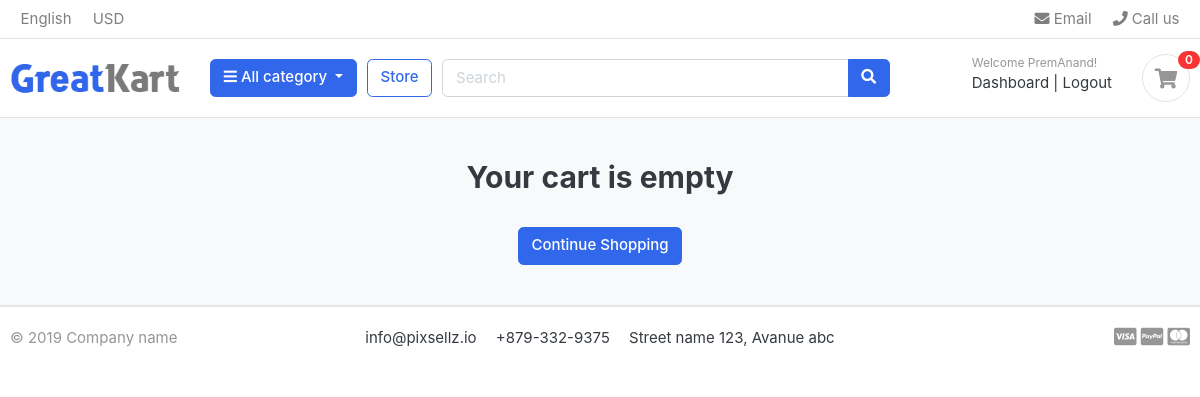
The app's page /cart/ (signed in), older data.
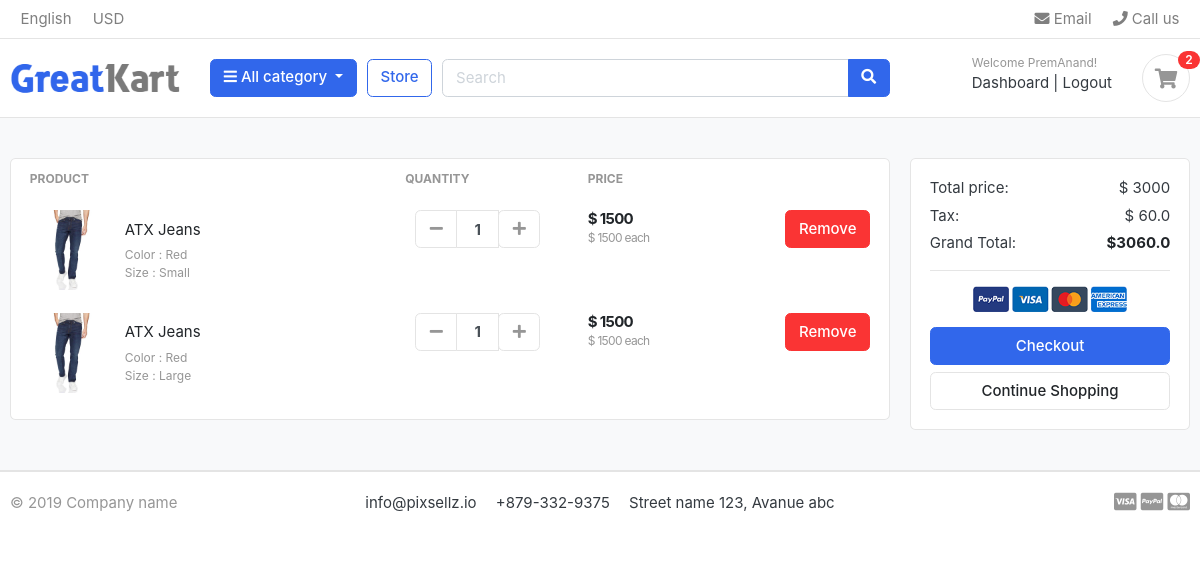
The same page, newer data.
### accounts/models.py (models this page shows, shortened)
class Account(AbstractBaseUser):
    first_name = models.CharField(max_length=50)
    last_name = models.CharField(max_length=50)
    username = models.CharField(max_length=50,unique=True)
    email = models.EmailField(max_length=100,unique=True)
    phone_number = models.CharField(max_length=50)
    date_joined = models.DateField(auto_now_add=True)
    last_login = models.DateField(auto_now_add=True)
    is_admin = models.BooleanField(default=False)
    is_staff = models.BooleanField(default=False)
    is_active = models.BooleanField(default=False)
    is_superadmin = models.BooleanField(default=False)
    USERNAME_FIELD = 'email'
    REQUIRED_FIELDS = ['username','first_name','last_name']
    objects = MyAccountManager() # this is SW class which we need to script in this file

### carts/models.py (models this page shows, shortened)
class CartItem(models.Model):
    user = models.ForeignKey(Account,on_delete=models.CASCADE,null=True)
    product = models.ForeignKey(Product,on_delete=models.CASCADE)
    variations = models.ManyToManyField(Variation,blank=True)
    cart = models.ForeignKey(Cart,on_delete=models.CASCADE,null=True)
    quantity = models.IntegerField()
    is_active = models.BooleanField(default=True)
    def sub_total(self):
        return self.product.price * self.quantity

### store/models.py (models this page shows, shortened)
class Product(models.Model):
    product_name = models.CharField(max_length=200,unique=True)
    slug = models.SlugField(max_length=200,unique=True)
    description = models.CharField(max_length=500,blank=True)
    price = models.IntegerField()
    images = models.ImageField(upload_to='photos/product')
    stock = models.IntegerField()
    is_available = models.BooleanField(default=True)
    category = models.ForeignKey(Category, on_delete=models.CASCADE)
    created_date = models.DateTimeField(auto_now_add=True)
    modified_date = models.DateTimeField(auto_now=True)
    def get_url(self):
        return reverse('product_detail', args=[self.category.slug, self.slug])

class Variation(models.Model):
    product = models.ForeignKey(Product, on_delete=models.CASCADE)
    variation_category = models.CharField(max_length=100,choices=variation_category_choice)
    variation_value = models.CharField(max_length=100)
    is_active = models.BooleanField(default=True)
    created_date = models.DateTimeField(auto_now=True)
    objects = VariationManager()

### carts/views.py (the view)
# urls.py: path('', views.cart, name='cart'),
def cart(request, total=0, quantity=0, cart_items=None):
    try:
        tax = 0
        grand_total = 0
        if request.user.is_authenticated:
            cart_items = CartItem.objects.filter(user=request.user,is_active=True)
        else:
            cart = Cart.objects.get(cart_id=_cart_id(request))
            cart_items = CartItem.objects.filter(cart=cart,is_active=True)
        for cart_item in cart_items:
            total += (cart_item.product.price * cart_item.quantity)
            quantity += cart_item.quantity
        tax = ((total/100)*2)
        grand_total = total + tax
    except ObjectDoesNotExist:
        pass
    context = {
    'total':total,
    'quantity':quantity,
    'cart_items':cart_items,
    'tax':tax,
    'grand_total':grand_total,
    }
    return render(request,'store/cart.html', context)

### carts/context_processors.py (called while the page is built)
def counter(request):
    print(request.path)
    cart_count = 0
    if 'admin' in request.path:
        return {}
    else:
        try:
            cart = Cart.objects.filter(cart_id = _cart_id(request))
            if request.user.is_authenticated:
                cart_items = CartItem.objects.all().filter(user=request.user)
            else:
                cart_items = CartItem.objects.all().filter(cart=cart[:1])
            for cart_item in cart_items:
                    cart_count += cart_item.quantity
        except Cart.DoesNotExist:
            cart_count = 0
    return dict(cart_count=cart_count)

### carts/views.py (called while the page is built)
def _cart_id(request):
    cart = request.session.session_key
    if not cart:
        cart = request.session.create()
    return cart

### category/context_processors.py (called while the page is built)
def menu_links(request):
    links = Category.objects.all()
    return dict(links=links)

### category/models.py (called while the page is built)
    def get_url(self):
        return reverse('products_by_category', args=[self.slug])

### templates/store/cart.html (shortened to what this page needs)
{% extends 'base.html' %}
{% load static %}
{% block content %}
<section class="section-content padding-y bg">
<div class="container">
{% if not cart_items %}
<h2 class="text-center"> Your cart is empty </h2>
<br/>
<div class="text-center">
	<a href="{% url 'store' %}" class="btn btn-primary">Continue Shopping</a>
 </div>
{% else %}
<div class="row">
	<aside class="col-lg-9">
<div class="card">
<table class="table table-borderless table-shopping-cart">
<thead class="text-muted">
<tr class="small text-uppercase">
  <th scope="col">Product</th>
  <th scope="col" width="120">Quantity</th>
  <th scope="col" width="120">Price</th>
  <th scope="col" class="text-right" width="200"> </th>
</tr>
</thead>
<tbody>
{% for cart_item in cart_items %}
<tr>
	<td>
		<figure class="itemside align-items-center">
			<div class="aside"><img src="{{ cart_item.product.images.url }}" class="img-sm"></div>
			<figcaption class="info">
				<a href="{{ cart_item.product.get_url  }}" class="title text-dark">{{ cart_item.product.product_name }}</a>
				<p class="text-muted small">
				{% if cart_item.variations.all %}
					{% for item in cart_item.variations.all %}
						{{ item.variation_category | capfirst }} : {{ item.variation_value | capfirst }} <br>
					{% endfor %}
				{% endif %}
				</p>
			</figcaption>
		</figure>
	</td>
	<td>
					<div class="col">
						<div class="input-group input-spinner">
							<div class="input-group-prepend">
							<a href="{% url 'remove_cart' cart_item.product.id cart_item.id  %}" class="btn btn-light" type="button" id="button-plus"> <i class="fa fa-minus"></i> </a>
							</div>
							<input type="text" class="form-control"  value="{{ cart_item.quantity }}">
							<div class="input-group-append">
							<form class="" action="{% url 'add_cart' cart_item.product.id  %}" method="POST">
									<button href="" class="btn btn-light" type="submit" id="button-minus"> <i class="fa fa-plus"></i> </button>
							</form>
							</div>
						</div>
					</div>
	</td>
	<td>
		<div class="price-wrap">
			<var class="price">$ {{ cart_item.sub_total }}</var>
			<small class="text-muted"> $ {{ cart_item.product.price }} each </small>
		</div>
	</td>
	<td class="text-right">
	<a href="{% url 'remove_cart_item' cart_item.product.id cart_item.id  %}" onclick="return confirm('Are you sure you want to delete this item?')" class="btn btn-danger"> Remove</a>
	</td>
</tr>
{% endfor %}
</tbody>
</table>
</div>
	</aside>
	<aside class="col-lg-3">
		<div class="card">
		<div class="card-body">
			<dl class="dlist-align">
			  <dt>Total price:</dt>
			  <dd class="text-right">$ {{total}}</dd>
			</dl>
			<dl class="dlist-align">
			  <dt>Tax:</dt>
			  <dd class="text-right"> $ {{tax}}</dd>
			</dl>
			<dl class="dlist-align">
			  <dt>Grand Total:</dt>
			  <dd class="text-right text-dark b"><strong>${{grand_total}}</strong></dd>
			</dl>
			<hr>
			<p class="text-center mb-3">
				<img src="{% static './images/misc/payments.png' %}" height="26">
			</p>
			<a href="{% url 'checkout' %}" class="btn btn-primary btn-block"> Checkout </a>
			<a href="{% url 'store' %}" class="btn btn-light btn-block">Continue Shopping</a>
		</div>
		</div>
</aside>
</div>
{% endif %}
</div>
</section>
{% endblock %}

### templates/base.html (shortened to what this page needs)
{% load static  %}
<!DOCTYPE HTML>
<html lang="en">
<head>
<link href="{% static 'css/bootstrap.css' %}" rel="stylesheet" type="text/css"/>
<link href="{% static 'fonts/fontawesome/css/all.min.css' %}" type="text/css" rel="stylesheet">
<link href="{% static 'css/ui.css' %}" rel="stylesheet" type="text/css"/>
<link href="{% static 'css/responsive.css' %}" rel="stylesheet" media="only screen and (max-width: 1200px)" />
</head>
<body>
{% include 'includes/navbar.html' %}
{% block content %}
{% endblock  %}
{% include 'includes/footer.html' %}
</body>
</html>

### templates/includes/navbar.html (shortened to what this page needs)
{% load static  %}
<header class="section-header">
<nav class="navbar p-md-0 navbar-expand-sm navbar-light border-bottom">
<div class="container">
  <div class="collapse navbar-collapse" id="navbarTop4">
    <ul class="navbar-nav mr-auto">
    	<li class="nav-item dropdown">
		 	<a href="#" class="nav-link">   English </a>
		</li>
		<li class="nav-item dropdown">
			<a href="#" class="nav-link"> USD </a>
		</li>
    </ul>
    <ul class="navbar-nav">
		<li><a href="#" class="nav-link"> <i class="fa fa-envelope"></i> Email </a></li>
		<li><a href="#" class="nav-link"> <i class="fa fa-phone"></i> Call us </a></li>
	</ul>
  </div>
</div>
</nav>
<section class="header-main border-bottom">
	<div class="container">
<div class="row align-items-center">
	<div class="col-lg-2 col-md-3 col-6">
		<a href="{% url 'home' %}" class="brand-wrap">
			<img class="logo" src="{% static './images/logo.png' %}">
		</a>
	</div>
	<div class="col-lg col-sm col-md col-6 flex-grow-0">
		<div class="category-wrap dropdown d-inline-block float-right">
			<button type="button" class="btn btn-primary dropdown-toggle" data-toggle="dropdown">
				<i class="fa fa-bars"></i> All category
			</button>
		</div>
	</div>
	<a href="{% url 'store' %}" class="btn btn-outline-primary">Store</a>
	<div class="col-lg  col-md-6 col-sm-12 col">
		<form action="{% url 'search' %}" class="search" method='get'>
			<div class="input-group w-100">
			    <input type="text" class="form-control" style="width:60%;" placeholder="Search" name='keyword'>
			    <div class="input-group-append">
			      <button class="btn btn-primary" type="submit">
			        <i class="fa fa-search"></i>
			      </button>
			    </div>
		    </div>
		</form>
	</div>
	<div class="col-lg-3 col-sm-6 col-8 order-2 order-lg-3">
				<div class="d-flex justify-content-end mb-3 mb-lg-0">
          {% if user.is_authenticated == False %}
          <div class="widget-header">
						<small class="title text-muted">Welcome guest!</small>
						<div>
							<a href="{% url 'login' %}">Sign in</a> <span class="dark-transp"> | </span>
							<a href="{% url 'register' %}"> Register</a>
						</div>
          {% else %}
            <div class="widget-header">
              <small class="title text-muted">Welcome {{ user.first_name }}!</small>
              <div>
                <a href="{% url 'dashboard' %}">Dashboard</a> <span class="dark-transp"> | </span>
                <a href="{% url 'logout' %}"> Logout</a>
              </div>
          {% endif %}
					</div>
					<a href="{% url 'cart' %}" class="widget-header pl-3 ml-3">
						<div class="icon icon-sm rounded-circle border"><i class="fa fa-shopping-cart"></i></div>
						<span class="badge badge-pill badge-danger notify">{{cart_count}}</span>
					</a>
				</div>
			</div>
</div>
	</div>
</section>
</header>

### templates/includes/footer.html
<footer class="section-footer border-top">
	<div class="container">
		<section class="footer-bottom border-top row">
			<div class="col-md-2">
				<p class="text-muted"> &copy 2019 Company name </p>
			</div>
			<div class="col-md-8 text-md-center">
				<span  class="px-2">info@pixsellz.io</span>
				<span  class="px-2">+879-332-9375</span>
				<span  class="px-2">Street name 123, Avanue abc</span>
			</div>
			<div class="col-md-2 text-md-right text-muted">
				<i class="fab fa-lg fa-cc-visa"></i>
				<i class="fab fa-lg fa-cc-paypal"></i>
				<i class="fab fa-lg fa-cc-mastercard"></i>
			</div>
		</section>
	</div>
</footer>

### static/css/ui.css (style rules this page uses)
html { font-family: "Inter", sans-serif; font-size: 15px; }
.price-wrap { letter-spacing: -0.7px; }
.icon-xs, .icon-sm, .icon-md, .icon-lg { display: inline-block; text-align: center; flex-shrink: 0; flex-grow: 0; }
.icon-sm { width: 48px; height: 48px; line-height: 48px !important; font-size: 20px; }
.img-xs, .img-sm, .img-md, .img-lg { -o-object-fit: cover; object-fit: cover; flex-shrink: 0; flex-grow: 0; }
.img-sm { width: 80px; height: 80px; }
.padding-y { padding-top: 40px; padding-bottom: 40px; }
var { font-style: normal; }
figure { margin-bottom: 0; }
.bg { background-color: #f8f9fa; }
.b { font-weight: 600; }
p:last-child { margin-bottom: 0; }
.header-main { position: relative; padding-top: 1rem; padding-bottom: 1rem; }
.brand-wrap .logo, .navbar-brand .logo { margin-right: 7px; max-height: 42px; display: inline-block; }
.widget-header { display: inline-block; vertical-align: middle; position: relative; }
.widget-header a { color: #343a40; }
.widget-header i { color: #969696; }
.widget-header .title { display: block; }
.widget-header .notify { position: absolute; top: -3px; right: -10px; }
.footer-bottom { padding-top: 20px; padding-bottom: 20px; }
.btn-light { background-color: #fff; border-color: #e4e4e4; }
.btn-light i { color: #969696; }
.itemside { position: relative; display: flex; width: 100%; }
.itemside .aside { position: relative; flex-shrink: 0; }
.itemside .info { padding-left: 15px; padding-right: 7px; }
.itemside p { margin-bottom: 0; }
.itemside .title { display: block; margin-bottom: 5px; color: #212529; }
[class*=dlist-] { margin-bottom: 5px; }
[class*=dlist-] dd { margin-bottom: 0; }
.dlist-align { display: flex; }
.dlist-align dt { width: 150px; word-wrap: break-word; font-weight: normal; }
.dlist-align dd { flex-grow: 1; }
.notify { position: absolute; top: -4px; right: -10px; display: inline-block; padding: 0.25em 0.6em; font-size: 12px; line-height: 1; text-align: center; border-radius: 3rem; color: #fff; background-color: #fa3434; }
.price { font-weight: 600; color: #212529; }
.input-spinner { width: 125px; flex-wrap: nowrap; display: inline-flex; vertical-align: middle; }
.input-spinner input.form-control { text-align: center; max-width: 46px; font-weight: bold; flex-basis: 46px; border-color: #e4e4e4; flex-grow: 0; }
.input-spinner .btn { width: 42px; text-align: center; padding-left: 0.5rem; padding-right: 0.5rem; }
.table-shopping-cart.table td, .table-shopping-cart.table th { padding-left: 1.25rem; padding-right: 1.25rem; }
.table-shopping-cart .price-wrap { line-height: 1.2; }
.table-shopping-cart .price { font-weight: bold; margin-right: 5px; display: block; }

Row changes from the older to the newer data that the page shows:
added CartItem: product.images (picture), product.product_name "ATX Jeans", quantity "1", sub_total "1500", product.price "1500"
now on this page (row unchanged): Variation: variation_category "Color", variation_value "Red"
now on this page (row unchanged): Variation: variation_category "Size", variation_value "Small", shown under "ATX Jeans"
added CartItem: product.images (picture), product.product_name "ATX Jeans", quantity "1", sub_total "1500", product.price "1500"
now on this page (row unchanged): Variation: variation_category "Size", variation_value "Large", shown under "ATX Jeans"
Text that changed along with them:
{{ cart_count }}: "0" → "2"
{{ total }}: (not shown) → "3000"
{{ tax }}: (not shown) → "60.0"
{{ grand_total }}: (not shown) → "3060.0"
text no longer shown: "Your cart is empty"
text now shown: "PRODUCT QUANTITY PRICE Total price: $ Tax: $ Grand Total: $ Checkout"
